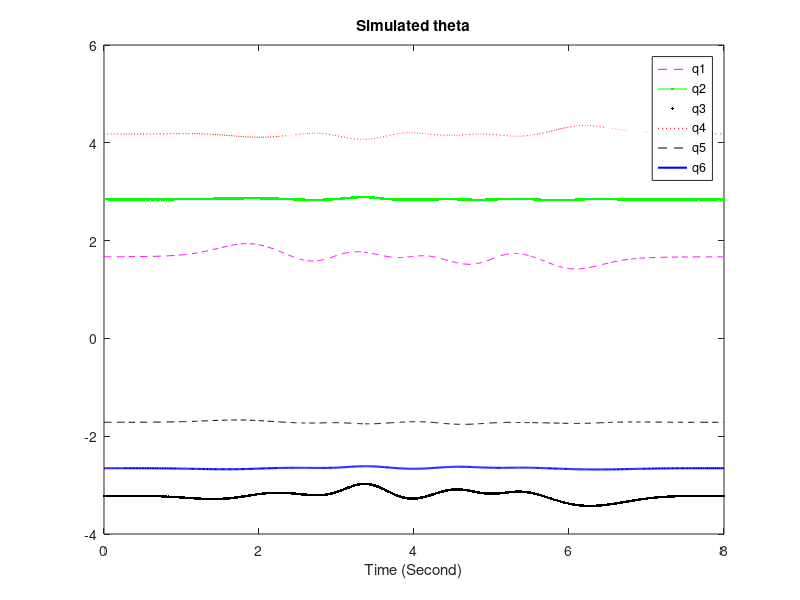
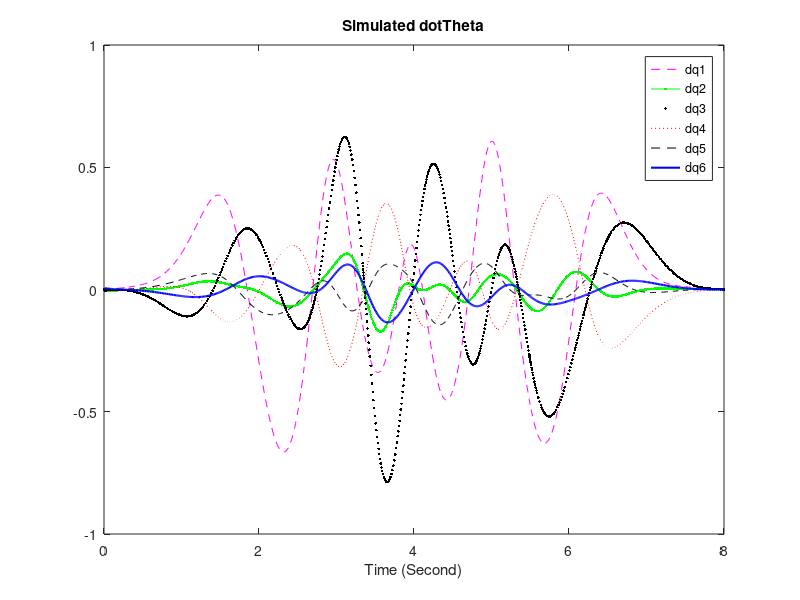
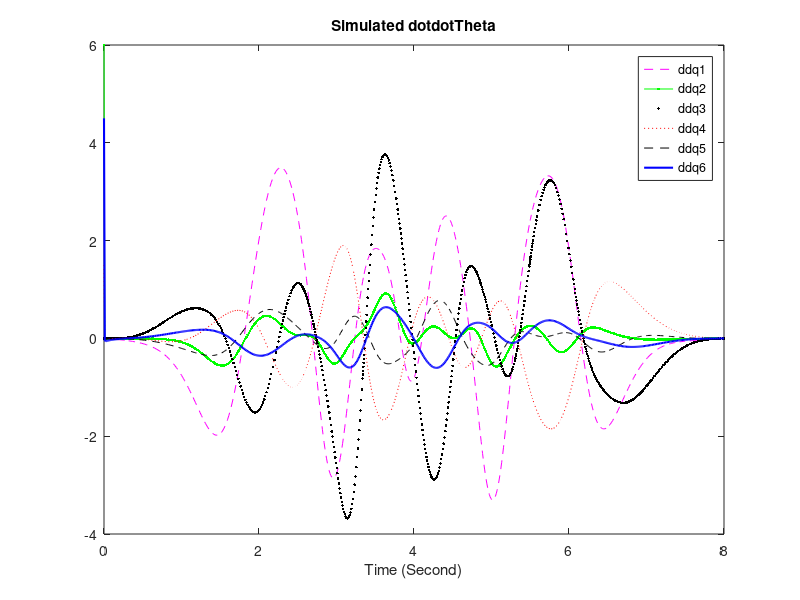
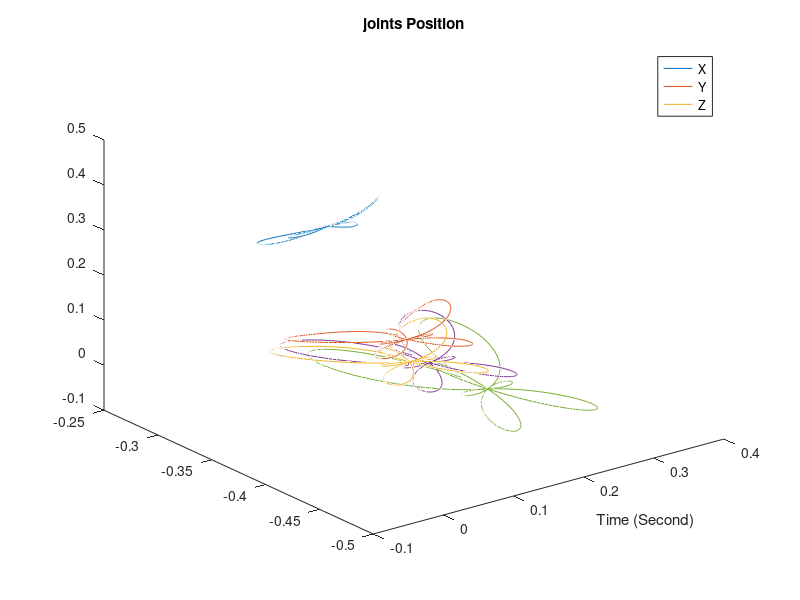

Write the MATLAB code that produced these figures, in order. (Note: this script raises an error after producing the figures.)
clear;
format long;
load mvn_SYSdata;
load mvn_SRDdata1;
load mvn_SRDdata2;
load mvn_SRDdata3;

%==plotting angles==
figure;
plot(t,qAll(:,1),'m--',t,qAll(:,2),'g.-',t,qAll(:,3),'k.',t,qAll(:,4),'r:',t,qAll(:,5),'k--',t,qAll(:,6),'b-','linewidth',1.5);hold on;%axis([0 10 -2.5 2.5]);
% plot(t,0.0349,t,-1.7453);
title('Simulated theta');
xlabel('Time (Second)');
legend('q1','q2','q3','q4','q5','q6');
%%%%%%%%%%%%%%%%%%%%%%%%
% qplim1=qP(1)*ones(size(t));
% qplim2=qP(2)*ones(size(t));
% qplim3=qP(3)*ones(size(t));
% qplim4=qP(4)*ones(size(t));
% qplim5=qP(5)*ones(size(t));
% qplim6=qP(6)*ones(size(t));
% 
% qmlim1=qM(1)*ones(size(t));
% qmlim2=qM(2)*ones(size(t));
% qmlim3=qM(3)*ones(size(t));
% qmlim4=qM(4)*ones(size(t));
% qmlim5=qM(5)*ones(size(t));
% qmlim6=qM(6)*ones(size(t));
% %%%%%%%%%%%%%%%%%%%%
% 
% figure;
% plot(t,qAll(:,1),'linewidth',1.5);hold on;
% plot(t,qplim1,'k-',t,qmlim1,'k-','linewidth',1.5);
% ylim([-4 4]);
% xlim([0 15]);
% title('Simulated theta q1');
% xlabel('Time (Second)');
% 
% figure;
% plot(t,qAll(:,2),'linewidth',1.5);hold on;
% plot(t,qplim2,'k-',t,qmlim2,'k-','linewidth',1.5);
% ylim([-4 2]);
% xlim([0 15]);
% title('Simulated theta q2');
% xlabel('Time (Second)');
% 
% figure;
% plot(t,qAll(:,3),'linewidth',1.5);hold on;
% plot(t,qplim3,'k-',t,qmlim3,'k-','linewidth',1.5);
% ylim([-2 4]);
% xlim([0 15]);
% title('Simulated theta q3');
% xlabel('Time (Second)');
% 
% figure;
% plot(t,qAll(:,4),'linewidth',1.5);hold on;
% plot(t,qplim4,'k-',t,qmlim4,'k-','linewidth',1.5);
% ylim([-2.5 4]);
% xlim([0 15]);
% title('Simulated theta q4');
% xlabel('Time (Second)');
% 
% figure;
% plot(t,qAll(:,5),'linewidth',1.5);hold on;
% plot(t,qplim5,'k-',t,qmlim5,'k-','linewidth',1.5);
% ylim([-2 0.5]);
% xlim([0 15]);
% title('Simulated theta q5');
% xlabel('Time (Second)');
% 
% figure;
% plot(t,qAll(:,6),'linewidth',1.5);hold on;
% plot(t,qplim6,'k-',t,qmlim6,'k-','linewidth',1.5);
% ylim([-4 4]);
% xlim([0 15]);
% title('Simulated theta q6');
% xlabel('Time (Second)');
% 
% 
% 
% 
% 
% 
% 
% 
figure;
plot(t,dqAll(:,1),'m--',t,dqAll(:,2),'g.-',t,dqAll(:,3),'k.',t,dqAll(:,4),'r:',t,dqAll(:,5),'k--',t,dqAll(:,6),'b-','linewidth',1.5);hold on;
title('Simulated dotTheta');
xlabel('Time (Second)');
legend('dq1','dq2','dq3','dq4','dq5','dq6');

figure;
plot(t,ddqAll(:,1),'m--',t,ddqAll(:,2),'g.-',t,ddqAll(:,3),'k.',t,ddqAll(:,4),'r:',t,ddqAll(:,5),'k--',t,ddqAll(:,6),'b-','linewidth',1.5);hold on;
title('Simulated dotdotTheta');
xlabel('Time (Second)');
legend('ddq1','ddq2','ddq3','ddq4','ddq5','ddq6');

% figure
% plot(t,uAll(:,1:7));hold on;
% xlabel('Time (Second)');
% title('compare last figure: the same or not?');

% figure;
% plot(t,tauAll);hold on;
% title('Simulated Torque');
% xlabel('Time (Second)');
% legend('\tau_1','\tau_2','\tau_3','\tau_4','\tau_5','\tau_6');

%==plotting 3d trajectories of joints==
figure;
grid on;
plot3(j2px,j2py,j2pz);hold on;
plot3(j3px,j3py,j3pz);hold on;
plot3(j4px,j4py,j4pz);hold on;
plot3(j5px,j5py,j5pz);hold on;
plot3(posx,posy,posz);hold on;
xlabel('Time (Second)');
title('joints Position');
legend('X','Y','Z');

%==plotting end effector==
figure;
plot(t,posx,'m--',t,posy,'c.-',t,posz,'k-');hold on;
%axis([0 10 -0.5 1]);
xlabel('Time (Second)');
title('End Effector Position');
legend('X','Y','Z');

figure;
plot(t,dposx,t,dposy,t,dposz);
%axis([0 10 -0.2 0.2]);
xlabel('Time (Second)');
title('End Effector Velocity');
legend('dX','dY','dZ');

figure;
plot(t,ddposx,t,ddposy,t,ddposz);
%axis([0 10 -0.2 0.2]);
xlabel('Time (Second)');
title('End Effector Acceleration');
legend('ddX','ddY','ddZ');

figure;
plot(t,erposx,'m--',t,erposy,'b-',t,erposz,'k-.','linewidth',2.5);
title('Position Error');
xlabel('Time (Second)');
legend('ex','ey','ez');

figure;

plot(t,erdposx,t,erdposy,t,erdposz);
title('Velocity Error');
xlabel('Time (Second)');
legend('edx','edy','edz');

figure;
plot(t,erddposx,t,erddposy,t,erddposz);
%axis([0 10 -15*10^-5 15*10^-5]);
title('Acceleration Error');
legend('eddx','eddy','eddz');
xlabel('Time (Second)');

figure;
plot3(rx,ry,rz,'k--','linewidth',2);
hold on;
for jj=1:8:length(t)
plot3(posx(jj),posy(jj),posz(jj),'md-','linewidth',2);
grid on;
hold on;
end
legend('Expected Path','Actual Trajectories');
xlabel('x');
ylabel('y');
zlabel('z');


u_initial=u0;
[Ppx,Ppy,Ppz]=ZYNposition(alpha_i,a_i,d_i,D,sa,ca,s2a,c2a,pen_long,qAll(1,:));
pos_initial=[Ppx Ppy Ppz]
[Ppx,Ppy,Ppz]=ZYNposition(alpha_i,a_i,d_i,D,sa,ca,s2a,c2a,pen_long,qAll(length(t),:));
pos_final=[Ppx Ppy Ppz]
EndeffectorPe=pos_final(6,:)-pos_initial(6,:);
%save position status information to "txt" file
fid=fopen('joint_position_information.txt','a');
fprintf(fid,'u_initial: %g\n',u_initial);
% fprintf(fid,'initial_joint_position: %g\n',pos_initial);
% fprintf(fid,'final_joint_position: %g\n',pos_final);
fprintf(fid,'End-effector_position_error: %g\n',EndeffectorPe);
fclose(fid);
%save join drift information to "txt" file
joindrift=qAll(length(t),:)-qAll(1,:)
joindriftnorm=norm(joindrift)
fid=fopen('join_angle_drift_information.txt','a');
fprintf(fid,'u_initial: %g\n',u_initial);
fprintf(fid,'joindrift: %g\n',joindrift);
fprintf(fid,'joindriftnorm: %g\n',joindriftnorm);
fclose(fid);

% figure;
% plot(t,qAll(:,1),'m--','linewidth',1.5);hold on;
% legend('q1');
% figure;
% plot(t,qAll(:,2),'g.-','linewidth',1.5);hold on;
% legend('q2');
% figure;
% plot(t,qAll(:,3),'k.','linewidth',1.5);hold on;
% legend('q3');
% figure;
% plot(t,qAll(:,4),'r:','linewidth',1.5);hold on;
% legend('q4');
% figure;
% plot(t,qAll(:,5),'k--','linewidth',1.5);hold on;
% legend('q5');
% figure;
% plot(t,qAll(:,6),'b-','linewidth',1.5);hold on;
% legend('q6');

%%????????????
figure(30);  
plot(t,error,'linewidth',2.5);
title('function error')
xlabel('Time(Second)');
ylabel('error');
hold on;